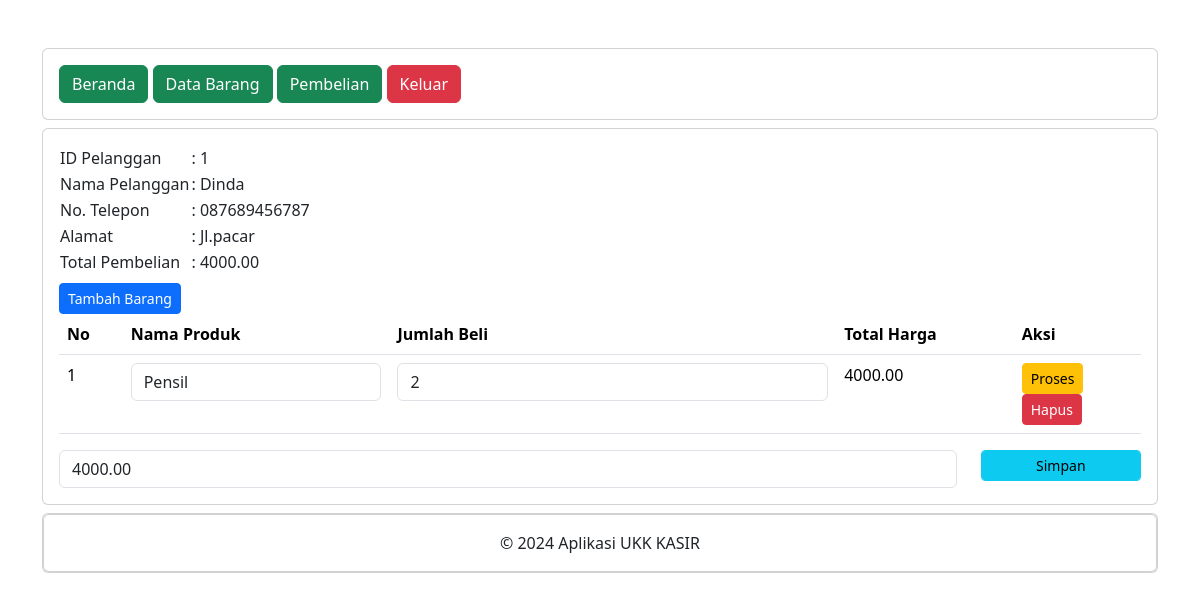
/petugas/detail_pembelian.php?PelangganID=1 (signed in), run on the app's committed database.
### tables this page shows
CREATE TABLE `penjualan` (
  `PenjualanID` int(11) NOT NULL,
  `TanggalPenjualan` date NOT NULL,
  `TotalHarga` decimal(10,2) NOT NULL,
  `PelangganID` int(11) UNSIGNED NOT NULL
);

CREATE TABLE `pelanggan` (
  `PelangganID` int(11) UNSIGNED NOT NULL,
  `NamaPelanggan` varchar(255) NOT NULL,
  `Alamat` text NOT NULL,
  `NomorTelepon` varchar(15) NOT NULL
);

CREATE TABLE `detailpenjualan` (
  `DetailID` int(11) NOT NULL,
  `PenjualanID` int(11) NOT NULL,
  `ProdukID` int(11) NOT NULL,
  `JumlahProduk` int(11) NOT NULL,
  `Subtotal` decimal(10,2) NOT NULL
);

CREATE TABLE `produk` (
  `ProdukID` int(11) NOT NULL,
  `NamaProduk` varchar(255) NOT NULL,
  `Harga` decimal(10,2) NOT NULL,
  `Stok` int(11) NOT NULL
);

### petugas/detail_pembelian.php (the view, shortened to what this page needs)
<?php
include 'header.php';
include 'navbar.php';
?>
<div class="card mt-2">
    <div class="card-body">
    <?php
    include '../koneksi.php';
    $PelangganID = $_GET['PelangganID'];
    $data = mysqli_query($koneksi, "SELECT * FROM pelanggan INNER JOIN penjualan ON pelanggan.PelangganID=penjualan.PelangganID");
    while($d = mysqli_fetch_array($data)){
        ?>
        <?php if ($d['PelangganID'] == $PelangganID) { ?>
            <table>
                <tr>
                    <td>ID Pelanggan</td>
                    <td>: <?php echo $d['PelangganID']; ?></td>
                </tr>
                <tr>
                    <td>Nama Pelanggan</td>
                    <td>: <?php echo $d['NamaPelanggan'] ?></td>
                </tr>
                <tr>
                    <td>No. Telepon</td>
                    <td>: <?php echo $d['NomorTelepon'] ?></td>
                </tr>
                <tr>
                    <td>Alamat</td>
                    <td>: <?php echo $d['Alamat'] ?></td>
                </tr>
                <tr>
                    <td>Total Pembelian</td>
                    <td>: <?php echo $d['TotalHarga'] ?></td>
                </tr>
            </table>
        <form method="post" action="tambah_detail_penjualan.php">
            <button type="submit" class="btn btn-primary btn-sm mt-2">
                Tambah Barang
            </button>
        </form>
        <table class="table">
            <thead>
                <tr>
                    <th>No</th>
                    <th>Nama Produk</th>
                    <th>Jumlah Beli</th>
                    <th>Total Harga</th>
                    <th>Aksi</th>
                </tr>
            </thead>
        <tbody>
            <?php
            include '../koneksi.php';
            $nos  = 1;
            $detailpenjualan = mysqli_query($koneksi, "SELECT * FROM detailpenjualan");
            while($d_detailpenjualan = mysqli_fetch_array($detailpenjualan)){
                ?>
                <?php
                if ($d_detailpenjualan['PenjualanID'] == $d['PenjualanID']) { ?>
                <tr>
                    <td><?php echo $nos++; ?></td>
                    <td>
                        <form action="simpan_barang_beli.php" method="post">
                            <div class="form-group">
                                <select name="ProdukID" class="form-control" onchange="this.form.submit()">
                                    <?php
                                    include '../koneksi.php';
                                    $produk = mysqli_query($koneksi, "SELECT * FROM produk");
                                    while($d_produk = mysqli_fetch_array($produk)){
                                        ?>
                                        <option value="<?php echo $d_produk['ProdukID']; ?>" <?php if ($d_produk['ProdukID']==$d_detailpenjualan
                                        ['ProdukID']) { echo "selected"; } ?>><?php echo $d_produk['NamaProduk']; ?></option>
                                    <?php } ?>
                                </select>
                            </div>
                        </form>
                    </td>
        <td>
            <form method="post" action="hitung_subtotal.php">
                <div class="form-group">
                    <input type="number" name="JumlahProduk" value="<?php echo $d_detailpenjualan['JumlahProduk']; ?>" class="form-control">
                </div>
            </td>
            <td><?php echo $d_detailpenjualan['Subtotal']; ?></td>
            <td>
                <button type="submit" class="btn btn-warning btn-sm">Proses</button>
            <form method="post" action="hapus_detail_pembelian.php">
                <button type="submit" class="btn btn-danger btn-sm">Hapus</button>
            </form>
        </td>
    </tr>
<?php } else {
    ?>
    <?php
    }
}
?>
</tbody>
</table>
<form method="post" action="simpan_total_harga.php">
    <?php
    include '../koneksi.php';
    $detailpenjualan = mysqli_query($koneksi, "SELECT SUM(Subtotal) AS TotalHarga FROM detailpenjualan WHERE PenjualanID='$d[PenjualanID]'");
    $row = mysqli_fetch_assoc($detailpenjualan);
    $sum = $row['TotalHarga'];
    ?>
    <div class="row">
        <div class="col-sm-10">
            <div class="form-group">
                <input type="text" class="form-control" name="TotalHarga" value="<?php echo $sum; ?>">
            </div>
        </div>
        <div class="col-sm-2">
            <div class="form-group">
                <button class="btn btn-info btn-sm form-control" type="submit">Simpan</button>
            </div>
        </div>
    </div>
            </form>
        <?php } else { ?>
            <?php
        }
    }
    ?>
</div>
</div>
<?php
include "footer.php";
?>

### data on the page
penjualan: PelangganID "1", PelangganID.NamaPelanggan "Dinda", PelangganID.NomorTelepon "087689456787", PelangganID.Alamat "Jl.pacar", TotalHarga "4000.00"
detailpenjualan: ProdukID "Pensil", JumlahProduk "2", Subtotal "4000.00"
